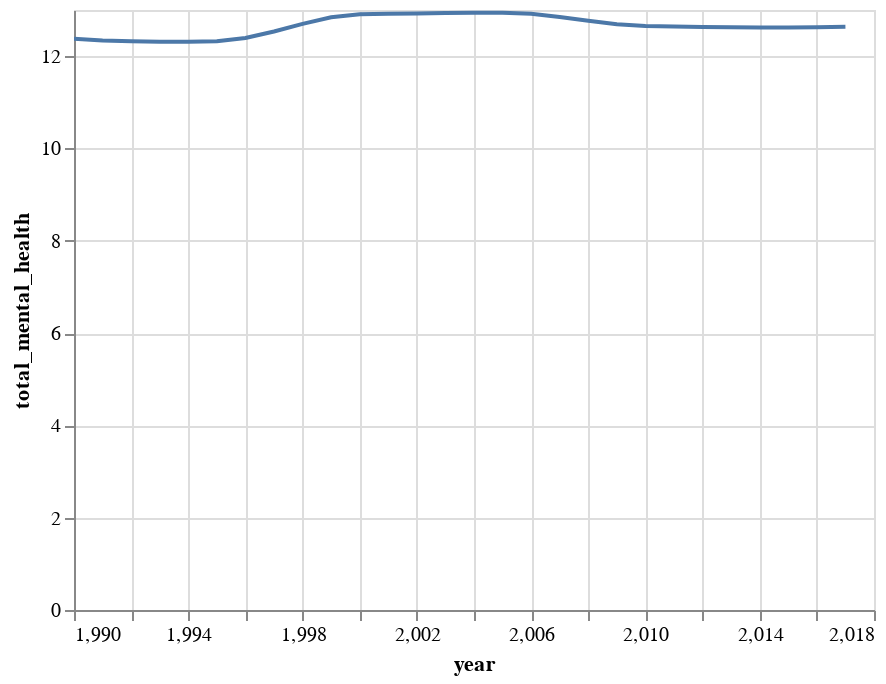

The notebook cell this image was saved under:
### Code cell
mental_health_chart = (alt.Chart(mental_health_data_total.dataframe, name= "Mental Health Over Past 20 Years")
                          .mark_line()
                          .encode(
                              x = alt.X('year'),
                              y = alt.Y('total_mental_health')
                          )
                          .interactive()                     
)
mental_health_chart

### Figure 1 — Vega-Lite specification as saved in the notebook (floating-point values rounded to 4 significant figures)
{"config": {"view": {"continuousWidth": 400, "continuousHeight": 300}}, "data": {"name": "data-4121b727975d1c6e057e4f5497fcf73c"}, "mark": "line", "encoding": {"x": {"type": "quantitative", "field": "year"}, "y": {"type": "quantitative", "field": "total_mental_health"}}, "name": "Mental Health Over Past 20 Years", "selection": {"selector002": {"type": "interval", "bind": "scales", "encodings": ["x", "y"]}}, "$schema": "https://vega.github.io/schema/vega-lite/v4.8.1.json", "datasets": {"data-4121b727975d1c6e057e4f5497fcf73c": [{"code": "USA", "year": 2005, "total_mental_health": 12.94}, {"code": "USA", "year": 2004, "total_mental_health": 12.94}, {"code": "USA", "year": 2003, "total_mental_health": 12.93}, {"code": "USA", "year": 2002, "total_mental_health": 12.93}, {"code": "USA", "year": 2001, "total_mental_health": 12.92}, {"code": "USA", "year": 2006, "total_mental_health": 12.92}, {"code": "USA", "year": 2000, "total_mental_health": 12.91}, {"code": "USA", "year": 2007, "total_mental_health": 12.85}, {"code": "USA", "year": 1999, "total_mental_health": 12.84}, {"code": "USA", "year": 2008, "total_mental_health": 12.77}, {"code": "USA", "year": 1998, "total_mental_health": 12.7}, {"code": "USA", "year": 2009, "total_mental_health": 12.69}, {"code": "USA", "year": 2010, "total_mental_health": 12.65}, {"code": "USA", "year": 2011, "total_mental_health": 12.64}, {"code": "USA", "year": 2017, "total_mental_health": 12.63}, {"code": "USA", "year": 2012, "total_mental_health": 12.63}, {"code": "USA", "year": 2013, "total_mental_health": 12.62}, {"code": "USA", "year": 2016, "total_mental_health": 12.62}, {"code": "USA", "year": 2014, "total_mental_health": 12.62}, {"code": "USA", "year": 2015, "total_mental_health": 12.62}, {"code": "USA", "year": 1997, "total_mental_health": 12.53}, {"code": "USA", "year": 1996, "total_mental_health": 12.39}, {"code": "USA", "year": 1990, "total_mental_health": 12.38}, {"code": "USA", "year": 1991, "total_mental_health": 12.34}, {"code": "USA", "year": 1995, "total_mental_health": 12.32}, {"code": "USA", "year": 1992, "total_mental_health": 12.32}, {"code": "USA", "year": 1994, "total_mental_health": 12.31}, {"code": "USA", "year": 1993, "total_mental_health": 12.31}]}}
